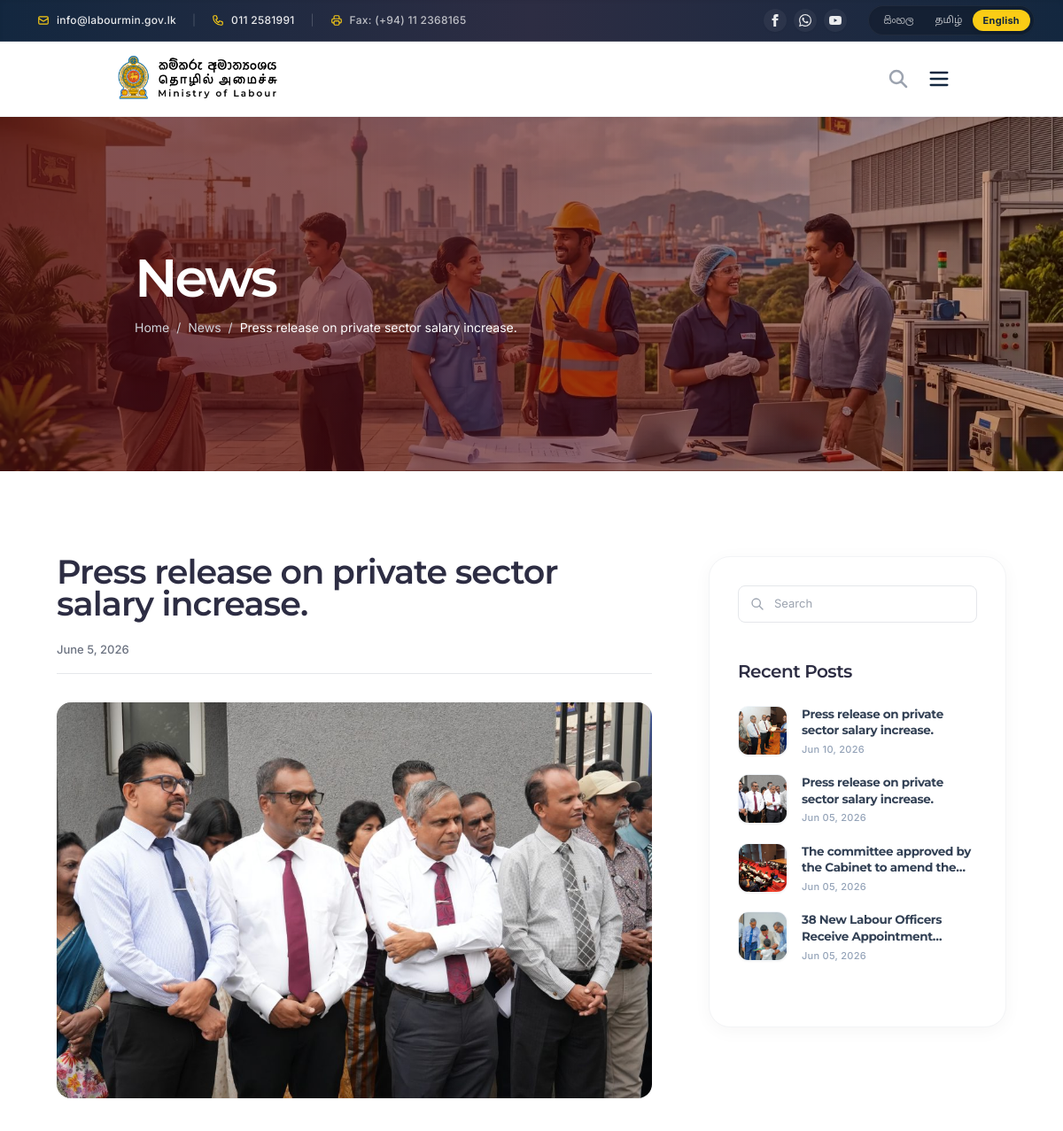
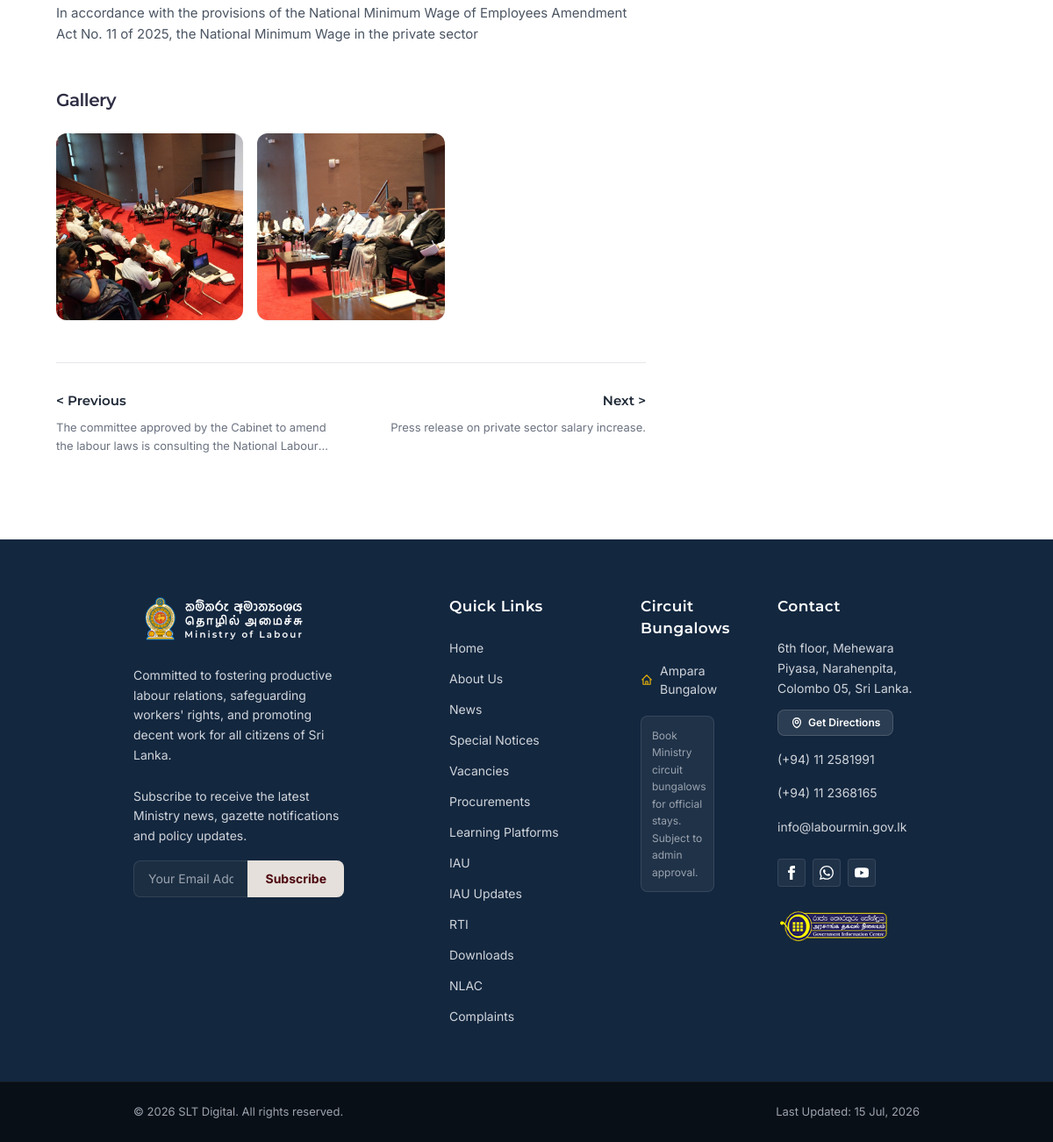
Screenshot of /news/3 with the database file from the repository (2 pictures, top to bottom).
### tables this page shows
CREATE TABLE `news` (
  `id` int(11) NOT NULL AUTO_INCREMENT,
  `title` varchar(255) NOT NULL,
  `title_si` varchar(255) DEFAULT NULL,
  `title_ta` varchar(255) DEFAULT NULL,
  `publish_date` date DEFAULT NULL,
  `content` longtext NOT NULL,
  `content_si` longtext DEFAULT NULL,
  `content_ta` longtext DEFAULT NULL,
  `cover_image` varchar(255) DEFAULT NULL,
  `tags` varchar(255) DEFAULT NULL,
  `language` varchar(20) NOT NULL DEFAULT 'english',
  `visibility` enum('public','private','hidden') NOT NULL DEFAULT 'public',
  `is_featured` tinyint(1) NOT NULL DEFAULT 0,
  `is_special_notice` tinyint(1) NOT NULL DEFAULT 0,
  `status` enum('Draft','Pending Approval','Published') NOT NULL DEFAULT 'Draft',
  `author_id` int(11) DEFAULT NULL,
  `created_at` timestamp NULL DEFAULT current_timestamp(),
  `updated_at` timestamp NULL DEFAULT current_timestamp() ON UPDATE current_timestamp(),
  PRIMARY KEY (`id`),
  KEY `author_id` (`author_id`),
  CONSTRAINT `news_ibfk_1` FOREIGN KEY (`author_id`) REFERENCES `admins` (`id`) ON DELETE SET NULL
);

CREATE TABLE `news_images` (
  `id` int(11) NOT NULL AUTO_INCREMENT,
  `news_id` int(11) NOT NULL,
  `image_path` varchar(255) NOT NULL,
  `created_at` timestamp NULL DEFAULT current_timestamp(),
  PRIMARY KEY (`id`),
  KEY `article_id` (`news_id`),
  CONSTRAINT `news_images_ibfk_1` FOREIGN KEY (`news_id`) REFERENCES `news` (`id`) ON DELETE CASCADE
);

### news-single.php (the view, shortened to what this page needs)
<?php
require_once 'admin/includes/db.php';
$id = isset($_GET['id']) ? (int)$_GET['id'] : 0;
$stmt = $pdo->prepare("SELECT n.*, a.name as author_name FROM news n LEFT JOIN admins a ON n.author_id = a.id WHERE n.id = ? AND n.status = 'Published'");
$stmt->execute([$id]);
$article = $stmt->fetch();
$imgStmt = $pdo->prepare("SELECT * FROM news_images WHERE news_id = ?");
$imgStmt->execute([$id]);
$additionalImages = $imgStmt->fetchAll();
$recentPostsRaw = $pdo->query("SELECT * FROM news WHERE status = 'Published' ORDER BY created_at DESC LIMIT 10")->fetchAll();
$recentPosts = [];
foreach ($recentPostsRaw as $post) {
    $recentPosts[] = $post;
}
$prevStmt = $pdo->prepare("SELECT * FROM news WHERE status = 'Published' AND (created_at < ? OR (created_at = ? AND id < ?)) ORDER BY created_at DESC, id DESC LIMIT 1");
$prevStmt->execute([$article['created_at'], $article['created_at'], $article['id']]);
$prevArticle = $prevStmt->fetch();
$nextStmt = $pdo->prepare("SELECT * FROM news WHERE status = 'Published' AND (created_at > ? OR (created_at = ? AND id > ?)) ORDER BY created_at ASC, id ASC LIMIT 1");
$nextStmt->execute([$article['created_at'], $article['created_at'], $article['id']]);
$nextArticle = $nextStmt->fetch();
include 'includes/header.php';
include 'includes/sub-hero.php';
?>
<section class="py-16 md:py-24 px-4 md:px-16 bg-white">
    <div class="container mx-auto max-w-[1400px]">
        <div class="flex flex-col lg:flex-row gap-8 lg:gap-16">
            <div class="w-full lg:w-2/3">
                <h2 class="text-2xl sm:text-3xl md:text-[38px] font-semibold font-montserrat text-[#2D2D43] mb-6 leading-tight notranslate">
                    <?= htmlspecialchars($article['title']) ?>
                </h2>
                <div class="flex items-center gap-6 text-[13px] font-inter text-gray-500 font-medium mb-8 pb-4 border-b border-gray-200">
                    <span><?= date('F j, Y', strtotime($article['created_at'])) ?></span>
                </div>
                <?php if (!empty($article['cover_image']) && file_exists('admin/' . $article['cover_image'])): ?>
                <div class="mb-10 rounded-2xl overflow-hidden shadow-sm cursor-pointer group">
                    <a data-fslightbox="gallery" href="<?= $base_url ?>admin/<?= htmlspecialchars($article['cover_image']) ?>" class="block w-full h-full">
                        <img loading="lazy" src="<?= $base_url ?>admin/<?= htmlspecialchars($article['cover_image']) ?>" alt="<?= htmlspecialchars($article['title']) ?>" class="w-full h-auto object-cover max-h-[500px] hover:scale-105 transition-transform duration-500">
                    </a>
                </div>
                <?php endif; ?>
                <div class="prose max-w-none text-gray-600 font-inter text-[15px] leading-relaxed mb-12 space-y-6 notranslate">
                    <?= $article['content']  ?>
                </div>
                <?php if (!empty($additionalImages)): ?>
                <div class="mb-12">
                    <h3 class="text-xl font-semibold font-montserrat text-[#2D2D43] mb-6">Gallery</h3>
                    <div class="grid grid-cols-2 md:grid-cols-3 gap-3 md:gap-4">
                        <?php foreach($additionalImages as $img): ?>
                            <a data-fslightbox="gallery" href="<?= $base_url ?>admin/<?= htmlspecialchars($img['image_path']) ?>" class="block rounded-xl overflow-hidden shadow-sm aspect-square bg-gray-100 cursor-pointer group relative active:scale-95 transition-transform duration-200">
                                <img loading="lazy" src="<?= $base_url ?>admin/<?= htmlspecialchars($img['image_path']) ?>" class="w-full h-full object-cover md:group-hover:scale-110 transition-transform duration-500">
                            </a>
                        <?php endforeach; ?>
                    </div>
                </div>
                <?php endif; ?>
                <div class="flex flex-col md:flex-row justify-between border-t border-gray-200 pt-8 gap-8">
                    <?php if ($prevArticle): ?>
                    <a href="news/<?= $prevArticle['id'] ?>" class="group max-w-xs block">
                        <div class="text-[15px] font-montserrat text-gray-800 font-semibold mb-2 group-hover:text-secondary transition-colors">&lt; Previous</div>
                        <p class="text-[13px] text-gray-500 font-inter line-clamp-2 leading-relaxed notranslate"><?= htmlspecialchars($prevArticle['title']) ?></p>
                    </a>
                    <?php endif; ?>
                    <?php if ($nextArticle): ?>
                    <a href="news/<?= $nextArticle['id'] ?>" class="group max-w-xs text-left md:text-right block">
                        <div class="text-[15px] font-montserrat text-gray-800 font-semibold mb-2 group-hover:text-secondary transition-colors">Next &gt;</div>
                        <p class="text-[13px] text-gray-500 font-inter line-clamp-2 leading-relaxed notranslate"><?= htmlspecialchars($nextArticle['title']) ?></p>
                    </a>
                    <?php endif; ?>
                </div>
            </div>
            <div class="w-full lg:w-1/3">
                <div class="border border-gray-100 rounded-3xl p-8 sticky top-32 bg-white shadow-[0_4px_20px_rgb(0,0,0,0.04)]">
                    <div class="mb-10">
                        <div class="relative">
                            <div class="absolute inset-y-0 left-0 pl-3.5 flex items-center pointer-events-none">
                            </div>
                            <input type="text" class="block w-full pl-10 pr-4 py-2.5 border border-gray-200 rounded-lg text-[13px] placeholder-gray-400 focus:outline-none focus:border-secondary focus:ring-1 focus:ring-secondary transition-colors font-inter" placeholder="Search">
                        </div>
                    </div>
                    <div class="mb-10">
                        <h3 class="text-[20px] font-semibold font-montserrat text-[#2D2D43] mb-6">Recent Posts</h3>
                        <ul class="space-y-5">
                            <?php foreach ($recentPosts as $post): ?>
                            <li>
                                <a href="news/<?= $post['id'] ?>" class="flex items-start gap-4 group">
                                    <div class="w-14 h-14 rounded-xl border border-slate-100 bg-slate-50 overflow-hidden shrink-0 shadow-sm relative group-hover:shadow-md transition-all duration-300">
                                        <?php if (!empty($post['cover_image']) && file_exists('admin/' . $post['cover_image'])): ?>
                                            <img loading="lazy" src="<?= $base_url ?>admin/<?= htmlspecialchars($post['cover_image']) ?>" alt="<?= htmlspecialchars($post['title']) ?>" class="w-full h-full object-cover group-hover:scale-105 transition-transform duration-300">
                                        <?php endif; ?>
                                    </div>
                                    <div class="flex-1 min-w-0">
                                        <h4 class="text-[13.5px] font-bold text-slate-700 group-hover:text-secondary transition-colors line-clamp-2 leading-snug notranslate" title="<?= htmlspecialchars($post['title']) ?>">
                                            <?= htmlspecialchars($post['title']) ?>
                                        </h4>
                                        <span class="text-[11px] text-slate-400 font-inter font-medium tracking-wide mt-1 block"><?= date('M d, Y', strtotime($post['created_at'])) ?></span>
                                    </div>
                                </a>
                            </li>
                            <?php endforeach; ?>
                        </ul>
                    </div>
                </div>
            </div>
        </div>
    </div>
</section>
<?php include 'includes/footer.php'; ?>

### includes/header.php (style rules this page uses)
html, body { overflow-x: clip !important; }
body { top: 0px !important; position: relative !important; }

### rows the page displays
news: title "Press release on private sector salary increase.", created_at "June 5, 2026", cover_image (picture), content "In accordance with the provisions of the National Minimum Wage of Employees Amendment Act No. 11 of 2025, the National Minimum Wage in the private sector", created_at "Jun 05, 2026"
news_images: image_path (picture)
news_images: image_path (picture)
news: title "The committee approved by the Cabinet to amend the labour laws is consulting the National…", cover_image (picture), title "The committee approved by the Cabinet to amend…", created_at "Jun 05, 2026"
news: title "Press release on private sector salary increase.", cover_image (picture), created_at "Jun 10, 2026"
news: cover_image (picture), title "38 New Labour Officers Receive…", created_at "Jun 05, 2026"

### other values shown
$page_title "News"
$crumb['label'] "News"
$crumb['label'] "Press release on private sector salary increase."
$last_updated_date "15 Jul, 2026"
